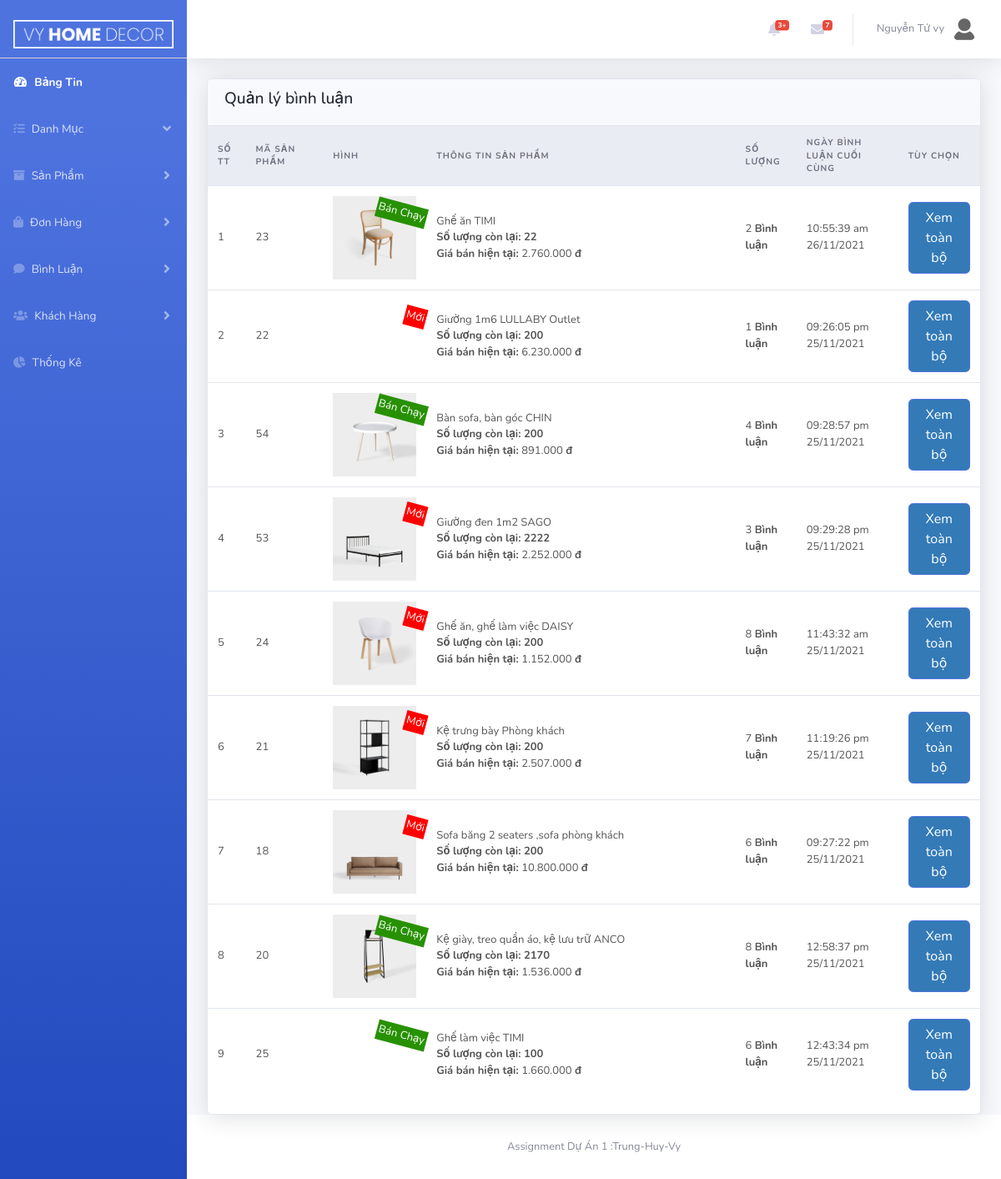
Screenshot of /Admin/index.php?act=comment&list_statistics (signed in) with the database file from the repository.
### tables this page shows
CREATE TABLE `tbl_product` (
  `prodId` int(10) NOT NULL,
  `prodName` varchar(255) NOT NULL,
  `prodDesc` text NOT NULL,
  `quantity` int(10) NOT NULL,
  `price` float NOT NULL,
  `image` text NOT NULL,
  `imageSmall` text NOT NULL,
  `dateInput` date NOT NULL,
  `view` int(10) NOT NULL,
  `type` int(10) NOT NULL,
  `cateChildId` int(10) NOT NULL,
  `cateId` int(10) NOT NULL,
  `discount` float DEFAULT NULL
);

### model/pdo.php (called while the page is built, shortened)
<?php
function pdo_get_connection()
{   $servername="localhost";
    $username='root';
    $password='';
    try{
        $dburl="mysql:host=$servername;dbname=vyhomedecor; charset=utf8";
        $conn = new PDO($dburl,$username,$password);
        $conn->setAttribute(PDO::ATTR_ERRMODE,PDO::ERRMODE_EXCEPTION);
        return $conn;
        }
        catch(PDOException $e){
            return "lỗi kết nối :". $e->getMessage();
        }
}
function pdo_query($sql){
    $sql_args = array_slice(func_get_args(),1);
    try{
        $conn =pdo_get_connection();
        $stmt =$conn->prepare($sql);
        $stmt -> execute($sql_args);
        $row =$stmt->fetchAll();
        return $row;
    }catch(PDOException $e){
        throw $e;
    }
    finally{
        unset($conn);
    }
}
?>

### model/comment.php (called while the page is built, shortened)
<?php
    function statistical_comments_product(){
        $sql = "SELECT tbl_product.prodName as prodName,tbl_product.prodId as prodId, tbl_product.type as type,tbl_product.quantity as quantity, tbl_product.price as price, tbl_product.image as image, max(tbl_comment.date) as lastDate, count(tbl_comment.commId) as countComm";
        $sql.=" from tbl_comment left join tbl_product on tbl_product.prodId=tbl_comment.prodId";
        $sql.=" group by tbl_product.prodId order by commId desc";
        $list_comments_product = pdo_query($sql);
        return $list_comments_product;
    }
?>

### Admin/comment/list.php (the view, shortened to what this page needs)
<div class="row">
    <div class="col-xl-12">
        <div class="card">
            <div class="card-header border-0">
                <div class="row align-items-center">
                    <div class="col ">
                    <h4 class="page-header-title">
                        Quản lý bình luận
                    </h4>
                    </div>
                </div>
            </div>
            <div class="table-responsive">
                <form action="" method="post">
                    <table class="table align-items-center table-flush">
                        <thead class="thead-light">
                            <tr>
                                <th>Số TT</th>
                                <th width="10%">Mã Sản Phẩm</th>
                                <th width="10%">Hình</th>
                                <th width="40%">Thông Tin Sản Phẩm</th>
                                <th>Số Lượng</th>
                                <th>Ngày Bình luận Cuối cùng</th>
                                <th>Tùy chọn</th>
                            </tr>
                        </thead>
                        <tbody>
                            <?php
                                $i = 1;
                                foreach ($list_comments_product as $value) {
                                    extract($value);
                            ?>
                            <tr>
                                <td><?=$i?></td>
                                <td><?=$prodId?></td>
                                <td class="sup_parent"><img width="100" src="<?= BASE_URL ?>uploads/<?= $image ?>" alt="">
                                    <?php
                                        if ($type == 0) {
                                            echo ' <span class=" sup_new sup_title rotate-15">Mới</span>';
                                        } else if ($type == 1) {
                                            echo ' <span class=" sup_nomal sup_title rotate-15">Thường</span>';
                                        } else {
                                            echo ' <span class="sup_bestsale  sup_title rotate-15">Bán Chạy</span>';
                                        }
                                    ?>
                                </td>
                                <td class="text-left" ><?=$prodName?>
                                    <br>
                                    <b>Số lượng còn lại: <?=$quantity?></b>
                                    <br>
                                    <b>Giá bán hiện tại: </b><?= number_format($price,0, ',', '.') ?> <b>đ</b>
                                </td>
                                <td>
                                    <?=$countComm?> <b>Bình luận</b>
                                </td>
                                <td>
                                    <?=$lastDate?>
                                </td>
                                <td><a class="btn btn-primary" href="index.php?act=comment&comment_detail=<?=$prodId?>">Xem toàn bộ</a>
                                </td>
                            </tr>
                            <?php $i++; } ?>
                        </tbody>
                    </table>
                </form>
            </div>
        </div>
    </div>
</div>

### css/admin.css (style rules this page uses)
.sup_new { padding: 2px; background-color: red; color: white; }
.sup_bestsale { padding: 2px; background-color: #279103; color: white; }
.sup_parent { position: relative; }
.sup_title { position: absolute;top: 20px; right: 0; }
.table.align-items-center td, .table.align-items-center th { vertical-align: middle; }
.table td, .table th { font-size: .8125rem; white-space: normal; }
.table thead th { font-size: .65rem; padding-top: 0.75rem; padding-bottom: 0.75rem; letter-spacing: 1px; text-transform: uppercase; border-bottom: 1px solid #e9ecef; }
.btn-primary { background-color: #337ab7; }
.page-header-title { font-size: 1.2rem; color: #212832; font-weight: 500; line-height: 1.2; align-items: center; }
.card { box-shadow: 0 0.15rem 1.75rem 0 rgb(33 40 50 / 15%); }
.card:not([class*=bg-]) .card-header { color: #0061f2; }
.card .card-header { font-weight: 500; }
.table { color: rgb(86 84 84) !important; }

### rows the page displays
tbl_product: prodId "23", image (picture), type "Bán Chạy", prodName "Ghế ăn TIMI", quantity "22", price "2.760.000", countComm "2", lastDate "10:55:39 am 26/11/2021"
tbl_product: prodId "22", type "Mới", prodName "Giường 1m6 LULLABY Outlet", quantity "200", price "6.230.000", countComm "1", lastDate "09:26:05 pm 25/11/2021"
tbl_product: prodId "54", image (picture), type "Bán Chạy", prodName "Bàn sofa, bàn góc CHIN", quantity "200", price "891.000", countComm "4", lastDate "09:28:57 pm 25/11/2021"
tbl_product: prodId "53", image (picture), type "Mới", prodName "Giường đen 1m2 SAGO", quantity "2222", price "2.252.000", countComm "3", lastDate "09:29:28 pm 25/11/2021"
tbl_product: prodId "24", image (picture), type "Mới", prodName "Ghế ăn, ghế làm việc DAISY", quantity "200", price "1.152.000", countComm "8", lastDate "11:43:32 am 25/11/2021"
tbl_product: prodId "21", image (picture), type "Mới", prodName "Kệ trưng bày Phòng khách", quantity "200", price "2.507.000", countComm "7", lastDate "11:19:26 pm 25/11/2021"
tbl_product: prodId "18", image (picture), type "Mới", prodName "Sofa băng 2 seaters ,sofa phòng khách", quantity "200", price "10.800.000", countComm "6", lastDate "09:27:22 pm 25/11/2021"
tbl_product: prodId "20", image (picture), type "Bán Chạy", prodName "Kệ giày, treo quần áo, kệ lưu trữ ANCO", quantity "2170", price "1.536.000", countComm "8", lastDate "12:58:37 pm 25/11/2021"
tbl_product: prodId "25", type "Bán Chạy", prodName "Ghế làm việc TIMI", quantity "100", price "1.660.000", countComm "6", lastDate "12:43:34 pm 25/11/2021"

### other values shown
$account['custName'] "Nguyễn Tứ vy"
